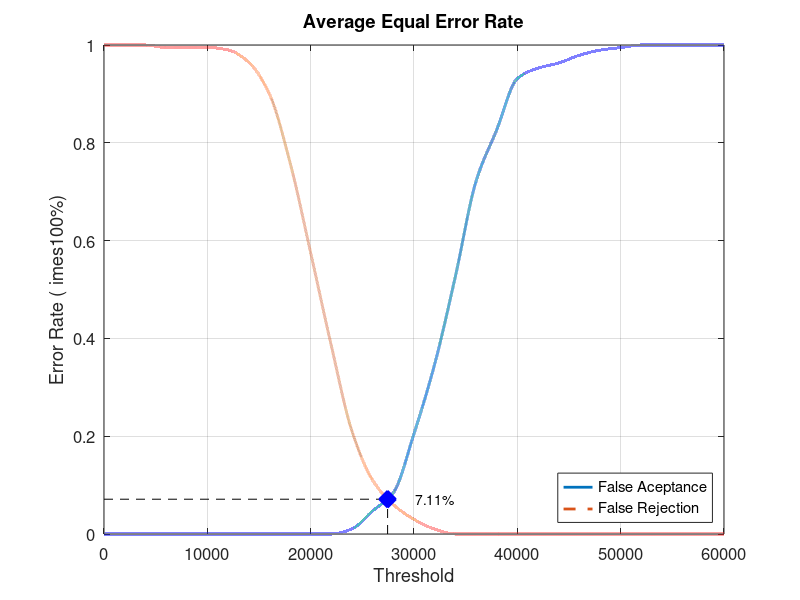
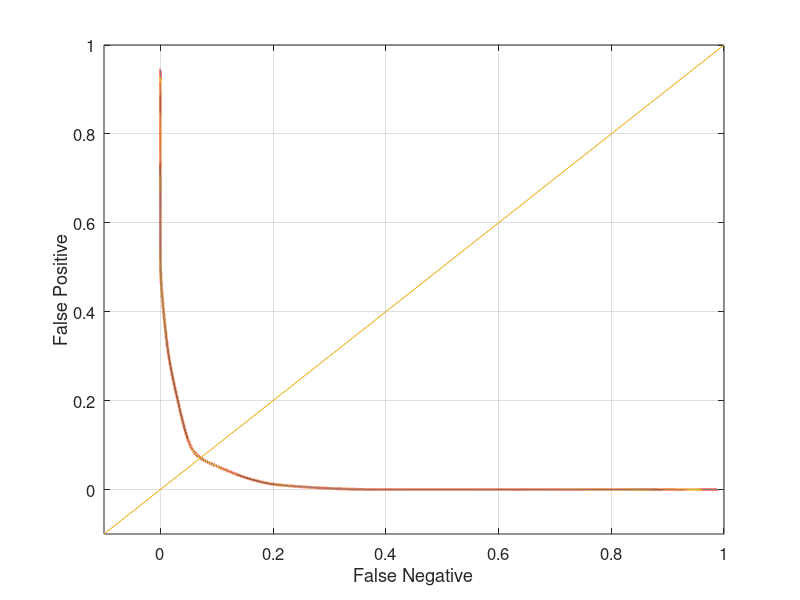

These charts were generated, in order, by the following MATLAB code:
close all;
clear;
clc;
x = 0:2000:60000;
xq = 0:0.5:60000;

y0 = [0 0 0 0 0 0 0 0 0 0 0 0 0.0105263 0.0473684 0.0842105 0.205263 0.347368 0.526316 0.721053 0.826316 0.931579 0.952632 0.963158 0.978947 0.989474 0.994737 1 1 1 1 1]
yy0 = interp1(x, y0, xq, 'pchip');
y1 = [1 1 1 0.995 0.995 0.995 0.99 0.965 0.9 0.76 0.575 0.385 0.21 0.11 0.06 0.03 0.01 0 0 0 0 0 0 0 0 0 0 0 0 0 0]
yy1 = interp1(x, y1, xq, 'pchip');

% Calculating EER: 
y2 = abs(y0 - y1);
find(y2 == min(y2))
yy2 = abs(yy0 - yy1);
xEER = find(yy2 == min(yy2));
xEERIndex = xq(xEER) % X-axis EER
yEER = yy0(xEER) % Y-axis EER

main = figure
plot(xq, yy0,'-','LineWidth', 2);	hold on
plot(xq, yy1,'--','LineWidth', 2);	hold on
plot([xEERIndex xEERIndex], [0 yEER], 'k--');	hold on
plot([0 xEERIndex], [yEER yEER], 'k--');	hold on
plot(xEERIndex, yEER, 'bx', 'LineWidth', 10);	hold on
text(xEERIndex + 10 * xEERIndex / 100, yEER, [num2str(round((10000 * yEER)) / 100) '%'])
legend('False Aceptance', 'False Rejection', 'Location', 'SouthEast')
xlabel('Threshold')
ylabel('Error Rate (	imes100%)')
title('Average Equal Error Rate')
set(gca, 'FontSize', 12)
axis([0 60000 0 1])
grid on

print(main, 'Database2_2Main', '-dpng');
FNRxFPR = figure('Color', [1 1 1]);
plot(yy1, yy0, '-', yy1, yy0, 'LineWidth', 2);
hold on
y = -0.1:0.1:1
plot(y, y); 
set(gca, 'FontSize', 12)
xlabel('False Negative')
ylabel('False Positive')
axis([-0.1 1 -0.1 1])
set(gca, 'FontSize', 12)
grid on

print(FNRxFPR, 'Database2_2FNRxFPR','-dpng');
